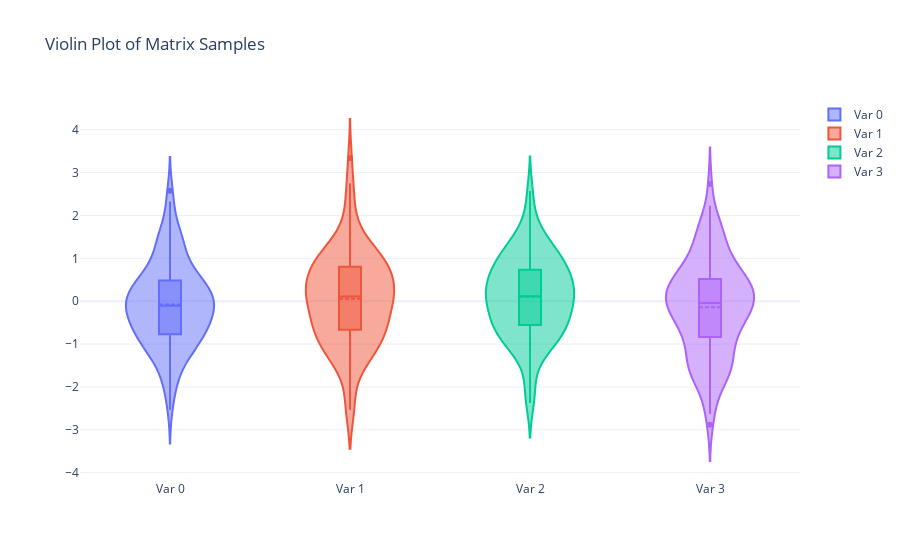

Notebook cell for this chart:
### Markdown cell above
## Violinplot

### Code cell
m.dist.normal(0,1, name = 'a', shape=(100,4), sample = True).violinplot()
